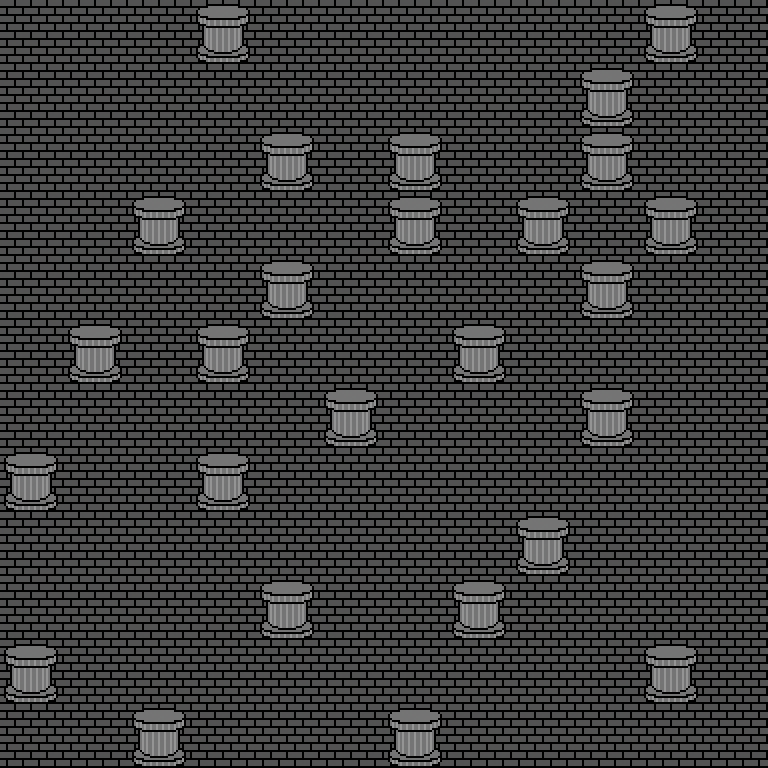

This game map was drawn from its Tiled (.tmx) file and the tilesets committed beside it. A one-line description and the full map source follow:
An orthogonal 12x12 tile map with 64x64 px tiles, 1 tile layer (Tile Layer 1).

<map version="1.8" tiledversion="1.8.2" orientation="orthogonal" renderorder="right-down" width="12" height="12" tilewidth="64" tileheight="64" infinite="0" nextlayerid="2" nextobjectid="1">
 <tileset firstgid="1" source="StoneBrick.tsx" />
 <layer id="1" name="Tile Layer 1" width="12" height="12">
  <data encoding="csv">
1,1,1,2,1,1,1,1,1,1,2,1,
1,1,1,1,1,1,1,1,1,2,1,1,
1,1,1,1,2,1,2,1,1,2,1,1,
1,1,2,1,1,1,2,1,2,1,2,1,
1,1,1,1,2,1,1,1,1,2,1,1,
1,2,1,2,1,1,1,2,1,1,1,1,
1,1,1,1,1,2,1,1,1,2,1,1,
2,1,1,2,1,1,1,1,1,1,1,1,
1,1,1,1,1,1,1,1,2,1,1,1,
1,1,1,1,2,1,1,2,1,1,1,1,
2,1,1,1,1,1,1,1,1,1,2,1,
1,1,2,1,1,1,2,1,1,1,1,1
</data>
 </layer>
</map>
